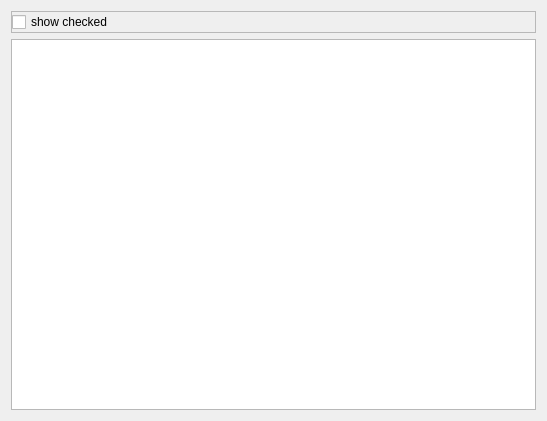
<?xml version="1.0" encoding="UTF-8"?>
<ui version="4.0">
 <class>NearSys</class>
 <widget class="QWidget" name="NearSys">
  <property name="geometry">
   <rect>
    <x>0</x>
    <y>0</y>
    <width>547</width>
    <height>421</height>
   </rect>
  </property>
  <property name="windowTitle">
   <string>Form</string>
  </property>
  <layout class="QVBoxLayout" name="verticalLayout">
   <item>
    <widget class="QFrame" name="frame">
     <property name="frameShape">
      <enum>QFrame::StyledPanel</enum>
     </property>
     <property name="frameShadow">
      <enum>QFrame::Raised</enum>
     </property>
     <layout class="QHBoxLayout" name="horizontalLayout_2">
      <property name="spacing">
       <number>0</number>
      </property>
      <property name="margin">
       <number>0</number>
      </property>
      <item>
       <layout class="QHBoxLayout" name="horizontalLayout">
        <item>
         <widget class="QCheckBox" name="checkBox">
          <property name="text">
           <string>show checked</string>
          </property>
         </widget>
        </item>
        <item>
         <spacer name="horizontalSpacer">
          <property name="orientation">
           <enum>Qt::Horizontal</enum>
          </property>
          <property name="sizeHint" stdset="0">
           <size>
            <width>40</width>
            <height>20</height>
           </size>
          </property>
         </spacer>
        </item>
       </layout>
      </item>
     </layout>
    </widget>
   </item>
   <item>
    <widget class="QTreeWidget" name="treeWidget">
     <property name="contextMenuPolicy">
      <enum>Qt::CustomContextMenu</enum>
     </property>
     <property name="rootIsDecorated">
      <bool>false</bool>
     </property>
     <attribute name="headerVisible">
      <bool>false</bool>
     </attribute>
     <column>
      <property name="text">
       <string>Ent</string>
      </property>
     </column>
     <column>
      <property name="text">
       <string>Owner</string>
      </property>
     </column>
     <column>
      <property name="text">
       <string>Check</string>
      </property>
     </column>
     <column>
      <property name="text">
       <string/>
      </property>
     </column>
     <column>
      <property name="text">
       <string>ID</string>
      </property>
     </column>
    </widget>
   </item>
  </layout>
 </widget>
 <resources/>
 <connections/>
</ui>
